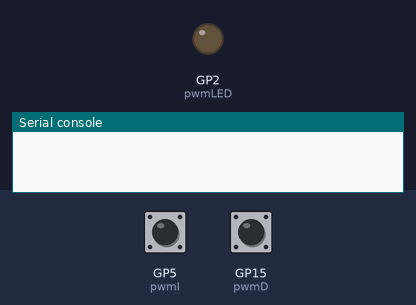
The program below on a simulated Raspberry Pi Pico running MicroPython. Shown: output pins drawn as LEDs (lit = HIGH), the last lines printed to the serial console. The inputs (shaded band) are chosen by the test bench; at power-on: GP5 (pwmI) LOW, GP15 (pwmD) LOW.

Above: at 1.2 s.
1.3 s: GP5 (pwmI) pulled HIGH for 1 s
At 3.0 s:
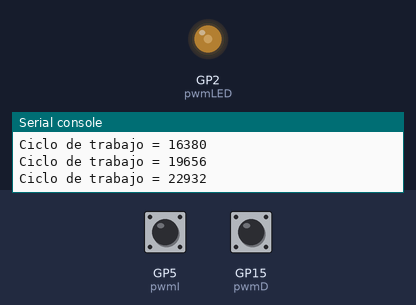
4.3 s: GP5 (pwmI) pulled HIGH for 3.2 s
At 7.4 s:
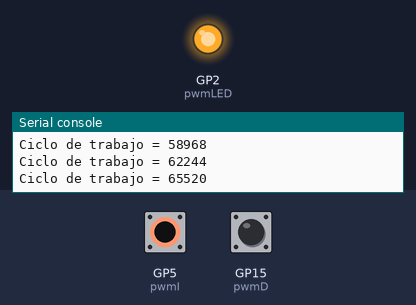
9.0 s: GP15 (pwmD) pulled HIGH for 3.2 s
At 9.68 s:
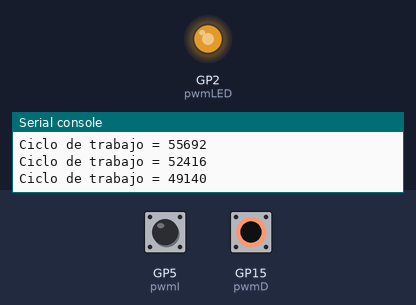
13.7 s: GP5 (pwmI) pulled HIGH for 0.15 s
At 14.2 s:
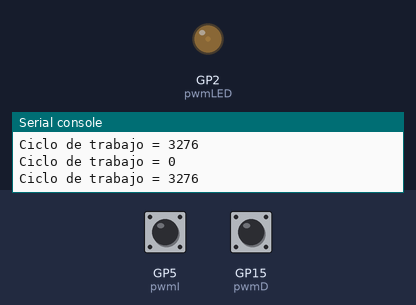
15.3 s: GP15 (pwmD) pulled HIGH for 0.15 s
At 16.6 s:
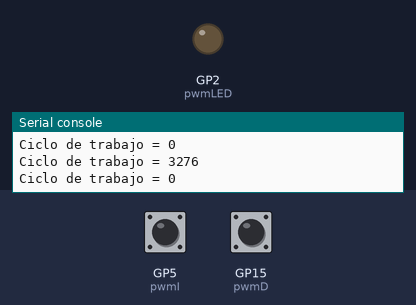
Timing chart, 0 to 17.9 s (numbered marks = the images above; inputs shaded):
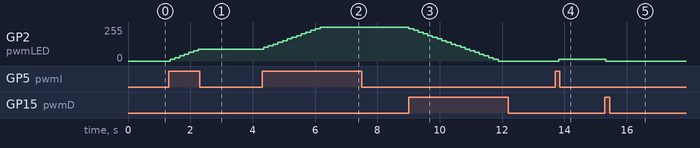

The program:

Programa3.py
```python
from machine import Pin, PWM
import time

pwmLED = PWM(Pin(2))    # create output pin on GPIO0
pwmI = Pin(5, Pin.IN, Pin.PULL_DOWN)
pwmD = Pin(15, Pin.IN, Pin.PULL_DOWN)
pwmLED.freq(100)
pwmLED.duty_u16(0)
#print("Frecuencia = " +str(pwmLED.freq()))
#print(pwmLED.duty_u16())
ct =0
inc =3276
dec =3276
while ct<65536:
    pwmINC = str(pwmI.value())
    pwmDEC = str(pwmD.value())
    if (pwmINC == "1" and ct < 62260):
        ct = ct + inc
        pwmLED.duty_u16(ct)
        print("Ciclo de trabajo = " +str(pwmLED.duty_u16()))
    elif (pwmDEC == "1" and ct > 3274):
        ct = ct - dec
        pwmLED.duty_u16(ct)
        print("Ciclo de trabajo = " +str(pwmLED.duty_u16()))
    time.sleep_ms(150)
     #con 50ms el botón presenta rebotes 
```

Measured:
- after the input at 1.3 s, GP2 (pwmLED): moves from 0/255 to 89/255 over 0.90 s, starting after 0.05 s
- after the input at 4.3 s, GP2 (pwmLED): moves from 89/255 to 255/255 over 1.8 s, starting after 0.06 s
- after the input at 9.0 s, GP2 (pwmLED): moves from 255/255 to 0/255 over 2.9 s, starting at once
- after the input at 13.7 s, GP2 (pwmLED): 0/255 → 13/255 after 0.12 s
- after the input at 15.3 s, GP2 (pwmLED): 13/255 → 0/255 at once
